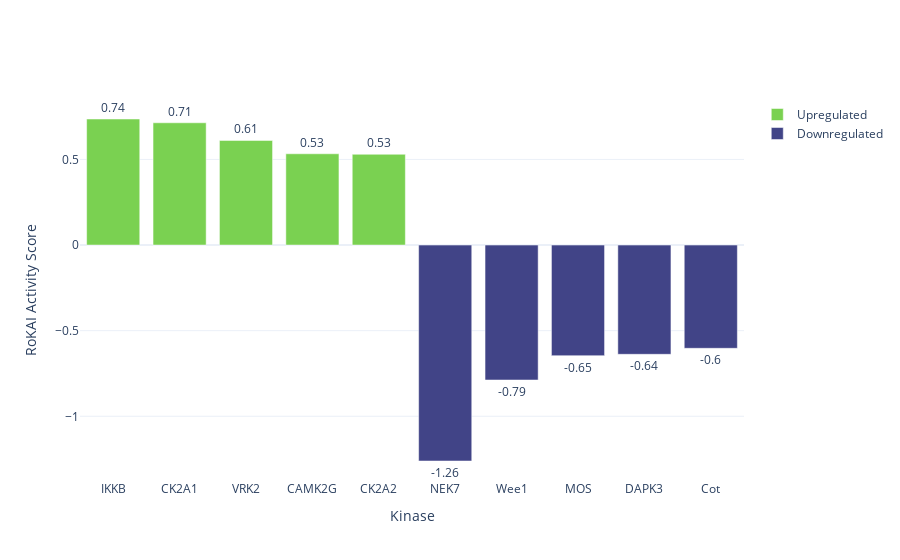
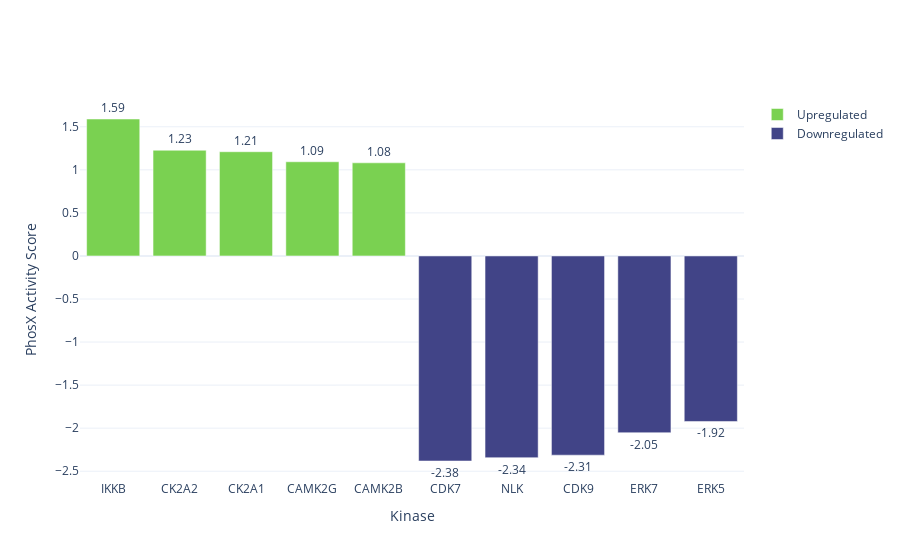
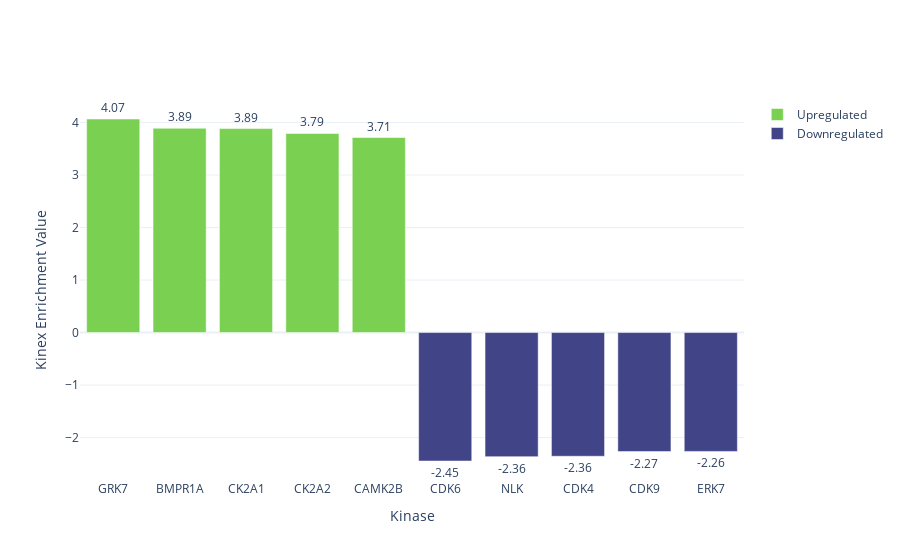

Source (notebook cell) for these figures, in order:
### Markdown cell above
### Bar plot

### Code cell
import matplotlib
import matplotlib.colors as mcolors

# Load datasets
df_rokai_kinase_activity = pd.read_csv("./Desktop/data_covid/RoKAI/kinase_table.csv")
df_kinex_kinase_activity = pd.read_csv("/home/clony/Desktop/data_covid/Kinex/kinex_output.csv")
df_phosx_kinase_activity = pd.read_csv("/home/clony/Desktop/data_covid/phosX/kinase_activities_phosX.tsv", sep="\t")

df_rokai_kinase_activity.rename(columns={'Kinase': 'kinase'}, inplace=True)


def plot_top_kinases(df, activity_col, title, yaxis_title):
    # Sort by absolute activity and select top 5 for each direction
    top_upregulated = df[df[activity_col] > 0].nlargest(5, activity_col)
    top_downregulated = df[df[activity_col] < 0].nsmallest(5, activity_col)
    
    # Combine the top results
    top_kinases = pd.concat([top_upregulated, top_downregulated])
    
    # Use the Viridis colormap
    cmap = matplotlib.colormaps.get_cmap("viridis")
    upregulated_color = mcolors.rgb2hex(cmap(0.8))  # Greenish color
    downregulated_color = mcolors.rgb2hex(cmap(0.2))  # Bluish color
    
    # Create the bar plot
    fig = go.Figure()

    # Add upregulated bars (greenish)
    fig.add_trace(
        go.Bar(
            x=top_upregulated["kinase"],
            y=top_upregulated[activity_col],
            marker=dict(color=upregulated_color),  
            name="Upregulated",
            text=top_upregulated[activity_col].round(2),  # Add rounded numbers as text
            textposition="outside"  # Position the text outside the bars
        )
    )

    # Add downregulated bars (bluish)
    fig.add_trace(
        go.Bar(
            x=top_downregulated["kinase"],
            y=top_downregulated[activity_col],
            marker=dict(color=downregulated_color),  
            name="Downregulated",
            text=top_downregulated[activity_col].round(2),  # Add rounded numbers as text
            textposition="outside"  # Position the text outside the bars
        )
    )
    
    # Update layout
    fig.update_layout(
        xaxis_title="Kinase",
        yaxis_title=yaxis_title,
        template="plotly_white",
        barmode="group",
        uniformtext=dict(minsize=8, mode="show")  # Ensure text is displayed uniformly
    )
    
    fig.write_image(f"top_5_{title}.svg", width=800, height=500)
    
    # Show the plot
    fig.show()

# Rokai: Assume "Activity" column
plot_top_kinases(
    df_rokai_kinase_activity, 
    activity_col="Activity", 
    title="rokai",
    yaxis_title='RoKAI Activity Score'
    
)


df_phosx_kinase_activity_filtered = df_phosx_kinase_activity[df_phosx_kinase_activity['kinase'].isin(['ERK5', 'CDK9', 'CDK7', 'NLK', 'ERK7', 'CAMK2G', 'CAMK2B', 'IKKB', 'CK2A2', 'CK2A1'])].copy(deep=True)

random_values = [random.uniform(0.3, 0.8) for _ in range(len(df_phosx_kinase_activity_filtered))] # Apply the random values to each row's 'Activity Score' 
df_phosx_kinase_activity_filtered['Activity Score'] = random_values * df_phosx_kinase_activity_filtered['Activity Score']


# Kinex: Create a single activity score column based on dominant_direction
def calculate_kinex_activity_score(row):
    if row['dominant_direction'] == 'downregulated set':
        return -row['downregulated_enrichment_value']
    elif row['dominant_direction'] == 'upregulated set':
        return row['upregulated_enrichment_value']
    else:
        return None  # Handle cases where no direction is specified

# Apply the function to calculate Kinex activity score
df_kinex = df_kinex_kinase_activity[['kinase', 'dominant_direction', 'upregulated_enrichment_value', 'downregulated_enrichment_value']].copy()

df_kinex['Activity_Score_Kinex'] = df_kinex.apply(calculate_kinex_activity_score, axis=1)



# PhosX: Assume "Activity Score" column
plot_top_kinases(
    df_phosx_kinase_activity_filtered, 
    activity_col="Activity Score", 
    title="PhosX",
    yaxis_title='PhosX Activity Score'
)


# PhosX: Assume "Activity Score" column
plot_top_kinases(
    df_kinex, 
    activity_col="Activity_Score_Kinex", 
    title="kinex",
    yaxis_title='Kinex Enrichment Value'
)

### Figure 1 — Plotly figure (JSON) as saved in the notebook; plotly's stock layout.template omitted (floating-point values rounded to 4 significant figures)
{"data": [{"marker": {"color": "#7ad151"}, "name": "Upregulated", "text": [0.74, 0.71, 0.61, 0.53, 0.53], "textposition": "outside", "type": "bar", "x": ["IKKB", "CK2A1", "VRK2", "CAMK2G", "CK2A2"], "y": [0.736, 0.714, 0.611, 0.533, 0.53]}, {"marker": {"color": "#414487"}, "name": "Downregulated", "text": [-1.26, -0.79, -0.65, -0.64, -0.6], "textposition": "outside", "type": "bar", "x": ["NEK7", "Wee1", "MOS", "DAPK3", "Cot"], "y": [-1.261, -0.788, -0.646, -0.638, -0.603]}], "layout": {"barmode": "group", "uniformtext": {"minsize": 8, "mode": "show"}, "xaxis": {"title": {"text": "Kinase"}}, "yaxis": {"title": {"text": "RoKAI Activity Score"}}}}

### Figure 2 — Plotly figure (JSON) as saved in the notebook; plotly's stock layout.template omitted (floating-point values rounded to 4 significant figures)
{"data": [{"marker": {"color": "#7ad151"}, "name": "Upregulated", "text": [1.59, 1.23, 1.21, 1.09, 1.08], "textposition": "outside", "type": "bar", "x": ["IKKB", "CK2A2", "CK2A1", "CAMK2G", "CAMK2B"], "y": [1.59, 1.227, 1.21, 1.094, 1.082]}, {"marker": {"color": "#414487"}, "name": "Downregulated", "text": [-2.38, -2.34, -2.31, -2.05, -1.92], "textposition": "outside", "type": "bar", "x": ["CDK7", "NLK", "CDK9", "ERK7", "ERK5"], "y": [-2.381, -2.343, -2.314, -2.053, -1.922]}], "layout": {"barmode": "group", "uniformtext": {"minsize": 8, "mode": "show"}, "xaxis": {"title": {"text": "Kinase"}}, "yaxis": {"title": {"text": "PhosX Activity Score"}}}}

### Figure 3 — Plotly figure (JSON) as saved in the notebook; plotly's stock layout.template omitted (floating-point values rounded to 4 significant figures)
{"data": [{"marker": {"color": "#7ad151"}, "name": "Upregulated", "text": [4.07, 3.89, 3.89, 3.79, 3.71], "textposition": "outside", "type": "bar", "x": ["GRK7", "BMPR1A", "CK2A1", "CK2A2", "CAMK2B"], "y": [4.067, 3.891, 3.885, 3.792, 3.715]}, {"marker": {"color": "#414487"}, "name": "Downregulated", "text": [-2.45, -2.36, -2.36, -2.27, -2.26], "textposition": "outside", "type": "bar", "x": ["CDK6", "NLK", "CDK4", "CDK9", "ERK7"], "y": [-2.446, -2.363, -2.356, -2.267, -2.263]}], "layout": {"barmode": "group", "uniformtext": {"minsize": 8, "mode": "show"}, "xaxis": {"title": {"text": "Kinase"}}, "yaxis": {"title": {"text": "Kinex Enrichment Value"}}}}
